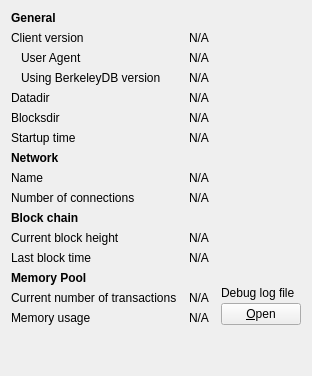
     <widget class="QWidget" name="tab_info">
      <attribute name="title">
       <string>&amp;Information</string>
      </attribute>
      <layout class="QGridLayout" name="gridLayout" columnstretch="0,1,0">
       <property name="horizontalSpacing">
        <number>12</number>
       </property>
       <item row="0" column="0">
        <widget class="QLabel" name="label_9">
         <property name="font">
          <font>
           <weight>75</weight>
           <bold>true</bold>
          </font>
         </property>
         <property name="text">
          <string>General</string>
         </property>
        </widget>
       </item>
       <item row="1" column="0">
        <widget class="QLabel" name="label_6">
         <property name="text">
          <string>Client version</string>
         </property>
        </widget>
       </item>
       <item row="1" column="1" colspan="2">
        <widget class="QLabel" name="clientVersion">
         <property name="cursor">
          <cursorShape>IBeamCursor</cursorShape>
         </property>
         <property name="text">
          <string>N/A</string>
         </property>
         <property name="textFormat">
          <enum>Qt::PlainText</enum>
         </property>
         <property name="textInteractionFlags">
          <set>Qt::LinksAccessibleByMouse|Qt::TextSelectableByKeyboard|Qt::TextSelectableByMouse</set>
         </property>
        </widget>
       </item>
       <item row="2" column="0">
        <widget class="QLabel" name="labelClientUserAgent">
         <property name="text">
          <string>User Agent</string>
         </property>
         <property name="indent">
          <number>10</number>
         </property>
        </widget>
       </item>
       <item row="2" column="1" colspan="2">
        <widget class="QLabel" name="clientUserAgent">
         <property name="cursor">
          <cursorShape>IBeamCursor</cursorShape>
         </property>
         <property name="text">
          <string>N/A</string>
         </property>
         <property name="textFormat">
          <enum>Qt::PlainText</enum>
         </property>
         <property name="textInteractionFlags">
          <set>Qt::LinksAccessibleByMouse|Qt::TextSelectableByKeyboard|Qt::TextSelectableByMouse</set>
         </property>
        </widget>
       </item>
       <item row="3" column="0">
        <widget class="QLabel" name="label_berkeleyDBVersion">
         <property name="text">
          <string>Using BerkeleyDB version</string>
         </property>
         <property name="indent">
          <number>10</number>
         </property>
        </widget>
       </item>
       <item row="3" column="1" colspan="2">
        <widget class="QLabel" name="berkeleyDBVersion">
         <property name="cursor">
          <cursorShape>IBeamCursor</cursorShape>
         </property>
         <property name="text">
          <string>N/A</string>
         </property>
         <property name="textFormat">
          <enum>Qt::PlainText</enum>
         </property>
         <property name="textInteractionFlags">
          <set>Qt::LinksAccessibleByMouse|Qt::TextSelectableByKeyboard|Qt::TextSelectableByMouse</set>
         </property>
        </widget>
       </item>
       <item row="4" column="0">
        <widget class="QLabel" name="label_12">
         <property name="text">
          <string>Datadir</string>
         </property>
        </widget>
       </item>
       <item row="4" column="1" colspan="2">
        <widget class="QLabel" name="dataDir">
         <property name="cursor">
          <cursorShape>IBeamCursor</cursorShape>
         </property>
         <property name="toolTip">
          <string>To specify a non-default location of the data directory use the '%1' option.</string>
         </property>
         <property name="text">
          <string>N/A</string>
         </property>
         <property name="textFormat">
          <enum>Qt::PlainText</enum>
         </property>
         <property name="wordWrap">
          <bool>true</bool>
         </property>
         <property name="textInteractionFlags">
          <set>Qt::LinksAccessibleByMouse|Qt::TextSelectableByKeyboard|Qt::TextSelectableByMouse</set>
         </property>
        </widget>
       </item>
       <item row="5" column="0">
        <widget class="QLabel" name="label_11">
         <property name="text">
          <string>Blocksdir</string>
         </property>
        </widget>
       </item>
       <item row="5" column="1" colspan="2">
        <widget class="QLabel" name="blocksDir">
         <property name="cursor">
          <cursorShape>IBeamCursor</cursorShape>
         </property>
         <property name="toolTip">
          <string>To specify a non-default location of the blocks directory use the '%1' option.</string>
         </property>
         <property name="text">
          <string>N/A</string>
         </property>
         <property name="textFormat">
          <enum>Qt::PlainText</enum>
         </property>
         <property name="wordWrap">
          <bool>true</bool>
         </property>
         <property name="textInteractionFlags">
          <set>Qt::LinksAccessibleByMouse|Qt::TextSelectableByKeyboard|Qt::TextSelectableByMouse</set>
         </property>
        </widget>
       </item>
       <item row="6" column="0">
        <widget class="QLabel" name="label_13">
         <property name="text">
          <string>Startup time</string>
         </property>
        </widget>
       </item>
       <item row="6" column="1" colspan="2">
        <widget class="QLabel" name="startupTime">
         <property name="cursor">
          <cursorShape>IBeamCursor</cursorShape>
         </property>
         <property name="text">
          <string>N/A</string>
         </property>
         <property name="textFormat">
          <enum>Qt::PlainText</enum>
         </property>
         <property name="textInteractionFlags">
          <set>Qt::LinksAccessibleByMouse|Qt::TextSelectableByKeyboard|Qt::TextSelectableByMouse</set>
         </property>
        </widget>
       </item>
       <item row="7" column="0">
        <widget class="QLabel" name="labelNetwork">
         <property name="font">
          <font>
           <weight>75</weight>
           <bold>true</bold>
          </font>
         </property>
         <property name="text">
          <string>Network</string>
         </property>
        </widget>
       </item>
       <item row="8" column="0">
        <widget class="QLabel" name="label_8">
         <property name="text">
          <string>Name</string>
         </property>
        </widget>
       </item>
       <item row="8" column="1" colspan="2">
        <widget class="QLabel" name="networkName">
         <property name="cursor">
          <cursorShape>IBeamCursor</cursorShape>
         </property>
         <property name="text">
          <string>N/A</string>
         </property>
         <property name="textFormat">
          <enum>Qt::PlainText</enum>
         </property>
         <property name="textInteractionFlags">
          <set>Qt::LinksAccessibleByMouse|Qt::TextSelectableByKeyboard|Qt::TextSelectableByMouse</set>
         </property>
        </widget>
       </item>
       <item row="9" column="0">
        <widget class="QLabel" name="label_7">
         <property name="text">
          <string>Number of connections</string>
         </property>
        </widget>
       </item>
       <item row="9" column="1" colspan="2">
        <widget class="QLabel" name="numberOfConnections">
         <property name="cursor">
          <cursorShape>IBeamCursor</cursorShape>
         </property>
         <property name="text">
          <string>N/A</string>
         </property>
         <property name="textFormat">
          <enum>Qt::PlainText</enum>
         </property>
         <property name="textInteractionFlags">
          <set>Qt::LinksAccessibleByMouse|Qt::TextSelectableByKeyboard|Qt::TextSelectableByMouse</set>
         </property>
        </widget>
       </item>
       <item row="10" column="0">
        <widget class="QLabel" name="label_10">
         <property name="font">
          <font>
           <weight>75</weight>
           <bold>true</bold>
          </font>
         </property>
         <property name="text">
          <string>Block chain</string>
         </property>
        </widget>
       </item>
       <item row="11" column="0">
        <widget class="QLabel" name="label_3">
         <property name="text">
          <string>Current block height</string>
         </property>
        </widget>
       </item>
       <item row="11" column="1" colspan="2">
        <widget class="QLabel" name="numberOfBlocks">
         <property name="cursor">
          <cursorShape>IBeamCursor</cursorShape>
         </property>
         <property name="text">
          <string>N/A</string>
         </property>
         <property name="textFormat">
          <enum>Qt::PlainText</enum>
         </property>
         <property name="textInteractionFlags">
          <set>Qt::LinksAccessibleByMouse|Qt::TextSelectableByKeyboard|Qt::TextSelectableByMouse</set>
         </property>
        </widget>
       </item>
       <item row="12" column="0">
        <widget class="QLabel" name="labelLastBlockTime">
         <property name="text">
          <string>Last block time</string>
         </property>
        </widget>
       </item>
       <item row="12" column="1" colspan="2">
        <widget class="QLabel" name="lastBlockTime">
         <property name="cursor">
          <cursorShape>IBeamCursor</cursorShape>
         </property>
         <property name="text">
          <string>N/A</string>
         </property>
         <property name="textFormat">
          <enum>Qt::PlainText</enum>
         </property>
         <property name="textInteractionFlags">
          <set>Qt::LinksAccessibleByMouse|Qt::TextSelectableByKeyboard|Qt::TextSelectableByMouse</set>
         </property>
        </widget>
       </item>
       <item row="13" column="0">
        <widget class="QLabel" name="labelMempoolTitle">
         <property name="font">
          <font>
           <weight>75</weight>
           <bold>true</bold>
          </font>
         </property>
         <property name="text">
          <string>Memory Pool</string>
         </property>
        </widget>
       </item>
       <item row="14" column="0">
        <widget class="QLabel" name="labelNumberOfTransactions">
         <property name="text">
          <string>Current number of transactions</string>
         </property>
        </widget>
       </item>
       <item row="14" column="1">
        <widget class="QLabel" name="mempoolNumberTxs">
         <property name="cursor">
          <cursorShape>IBeamCursor</cursorShape>
         </property>
         <property name="text">
          <string>N/A</string>
         </property>
         <property name="textFormat">
          <enum>Qt::PlainText</enum>
         </property>
         <property name="textInteractionFlags">
          <set>Qt::LinksAccessibleByMouse|Qt::TextSelectableByKeyboard|Qt::TextSelectableByMouse</set>
         </property>
        </widget>
       </item>
       <item row="15" column="0">
        <widget class="QLabel" name="labelMemoryUsage">
         <property name="text">
          <string>Memory usage</string>
         </property>
        </widget>
       </item>
       <item row="15" column="1">
        <widget class="QLabel" name="mempoolSize">
         <property name="cursor">
          <cursorShape>IBeamCursor</cursorShape>
         </property>
         <property name="text">
          <string>N/A</string>
         </property>
         <property name="textFormat">
          <enum>Qt::PlainText</enum>
         </property>
         <property name="textInteractionFlags">
          <set>Qt::LinksAccessibleByMouse|Qt::TextSelectableByKeyboard|Qt::TextSelectableByMouse</set>
         </property>
        </widget>
       </item>
       <item row="13" column="2" rowspan="3">
        <layout class="QVBoxLayout" name="verticalLayoutDebugButton">
         <property name="spacing">
          <number>3</number>
         </property>
         <item>
          <spacer name="verticalSpacer_2">
           <property name="orientation">
            <enum>Qt::Vertical</enum>
           </property>
           <property name="sizeHint" stdset="0">
            <size>
             <width>10</width>
             <height>5</height>
            </size>
           </property>
          </spacer>
         </item>
         <item>
          <widget class="QLabel" name="labelDebugLogfile">
           <property name="text">
            <string>Debug log file</string>
           </property>
          </widget>
         </item>
         <item>
          <widget class="QPushButton" name="openDebugLogfileButton">
           <property name="toolTip">
            <string>Open the %1 debug log file from the current data directory. This can take a few seconds for large log files.</string>
           </property>
           <property name="text">
            <string>&amp;Open</string>
           </property>
           <property name="autoDefault">
            <bool>false</bool>
           </property>
          </widget>
         </item>
        </layout>
       </item>
       <item row="16" column="0">
        <spacer name="verticalSpacer">
         <property name="orientation">
          <enum>Qt::Vertical</enum>
         </property>
         <property name="sizeHint" stdset="0">
          <size>
           <width>20</width>
           <height>40</height>
          </size>
         </property>
        </spacer>
       </item>
      </layout>
     </widget>
